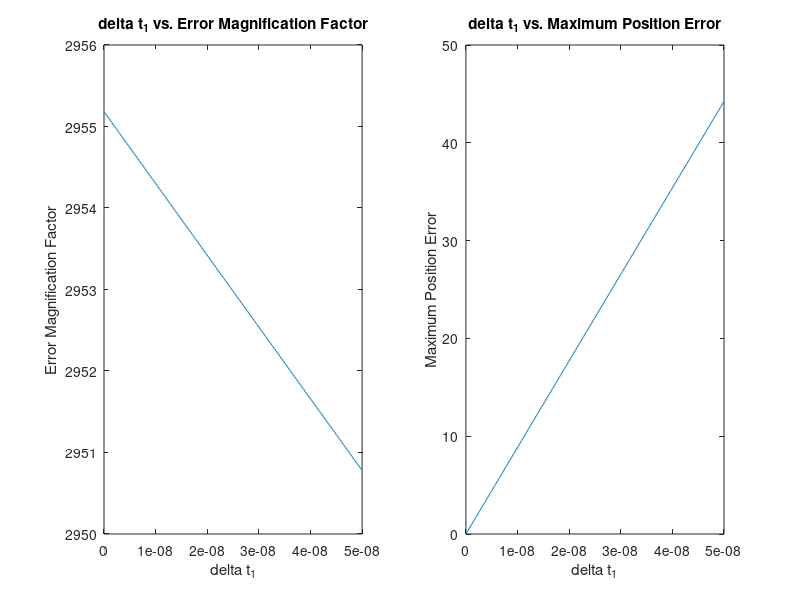

Here is the MATLAB script that generated this plot:
% Project 2 Part 4

clear all;

%--------------------------------------------------------------------------
%                             Define values
%--------------------------------------------------------------------------
bunched_or_unbunched=0; % 0=bunched 1=unbunched


c=299792.458;

x = 0;
y = 0;
z = 6370;
d = 0;

%     x = 0;
%     y = 0;
%     z = 6370;
%     d = 0.0001;

    rho=26570;
    
    
    %%%%%%% Bunched %%%%%%%%
    
    if bunched_or_unbunched==0;
    phi1=abs(rand())*pi/2
    phi2=phi1+phi1*rand()*(5/100)
    phi3=phi1+phi1*rand()*(5/100)
    phi4=phi1+phi1*rand()*(5/100)

    theta1=abs(rand())*2*pi
    theta2=theta1+theta1*rand()*5/100
    theta3=theta1+theta1*rand()*5/100
    theta4=theta1+theta1*rand()*5/100
    
    end
    
    
    A1=rho*cos(phi1)*cos(theta1);
    A2=rho*cos(phi2)*cos(theta2);
    A3=rho*cos(phi3)*cos(theta3);
    A4=rho*cos(phi4)*cos(theta4);
    
    B1=rho*cos(phi1)*sin(theta1);
    B2=rho*cos(phi2)*sin(theta2);
    B3=rho*cos(phi3)*sin(theta3);
    B4=rho*cos(phi4)*sin(theta4);
    
    C1=rho*sin(theta1);
    C2=rho*sin(theta2);
    C3=rho*sin(theta3);
    C4=rho*sin(theta4);
    
    R1=sqrt(A1^2+B1^2+(C1-6370)^2);
    R2=sqrt(A2^2+B2^2+(C2-6370)^2);
    R3=sqrt(A3^2+B3^2+(C3-6370)^2);
    R4=sqrt(A4^2+B4^2+(C4-6370)^2);
    
    
    t1=d+R1/c;
    t2=d+R2/c;
    t3=d+R3/c;
    t4=d+R4/c;
   
    
%--------------------------------------------------------------------------    
    
    
told=t1;

plotpoints=500; %number of points plotted


    for run=1:plotpoints
    
    xxaxis(run,1)=t1-told;
    
%--------------------------------------------------------------------------
%                      Multivariate Newton's Method
%--------------------------------------------------------------------------
x = 0;
y = 0;
z = 6370;

num=20;     % the number of times Newton's method will be run

for i=1:num
 
F1 = ((x-A1)^2+(y-B1)^2+(z-C1)^2)-(c*(t1-d))^2;
F2 = ((x-A2)^2+(y-B2)^2+(z-C2)^2)-(c*(t2-d))^2;
F3 = ((x-A3)^2+(y-B3)^2+(z-C3)^2)-(c*(t3-d))^2;
F4 = ((x-A4)^2+(y-B4)^2+(z-C4)^2)-(c*(t4-d))^2;

Re = [2*(x-A1), 2*(y-B1), 2*(z-C1), 2*(c*(t1-d))*c, 1, 0, 0, 0;...
      2*(x-A2), 2*(y-B2), 2*(z-C2), 2*(c*(t2-d))*c, 0, 1, 0, 0;...
      2*(x-A3), 2*(y-B3), 2*(z-C3), 2*(c*(t3-d))*c, 0, 0, 1, 0;...
      2*(x-A4), 2*(y-B4), 2*(z-C4), 2*(c*(t4-d))*c, 0, 0, 0, 1];

%-----------------------Gaussian Elimination-------------------------------
  
for col=1:3;
    for row=1+col:4;
        Re(col,:)=Re(col,:)./Re(col,col);
        Re(row,:)=Re(row,:) - Re(row,col)*Re(col,:);
    end
end

Re(4,:)=Re(4,:)/Re(4,4);

for col=4:-1:2
    for row=col-1:-1:1
        Re(row,:)=Re(row,:)-Re(row,col)*Re(col,:);
    end
end

%--------------------------------------------------------------------------

Rinv=Re(:,5:8);

%Outputs from Newton's Method

v = [x,y,z,d]' - Rinv*[F1,F2,F3,F4]';
   

x=v(1);
y=v(2);
z=v(3);
d=v(4);

end



if run==1;
    xold=v(1);
    yold=v(2);
    zold=v(3);
    dold=v(4);
end

if run~=1;
    xnew(run-1,:)=v(1);
    ynew(run-1,:)=v(2);
    znew(run-1,:)=v(3);
    dnew(run-1,:)=v(4);
    
    maximum_position_error(run,:)=max([abs(xnew(run-1,:)-xold),abs(ynew(run-1,:)-yold),abs(znew(run-1,:)-zold)]);
    
    error_magnification_factor(run,:)=maximum_position_error(run,:)/(c*xxaxis(run,1));
end
%--------------------------------------------------------------------------

t1=t1+10^(-10);

    end %end of run

%-------------- Making data of error magnification factor -----------------
    
maximum_position_error(1,:)=0;
error_magnification_factor(1,:)=0;

%--------------------------------------------------------------------------


%       Plot delta ti vs. error magnification factor
figure(1)
subplot(1,2,1)
plot(xxaxis(2:end),error_magnification_factor(2:end));

xlabel('delta t_1');
ylabel('Error Magnification Factor');

title('delta t_1 vs. Error Magnification Factor')

%       Plot delta ti vs. error magnification factor
subplot(1,2,2)
plot(xxaxis,maximum_position_error);

xlabel('delta t_1');
ylabel('Maximum Position Error');

title('delta t_1 vs. Maximum Position Error')